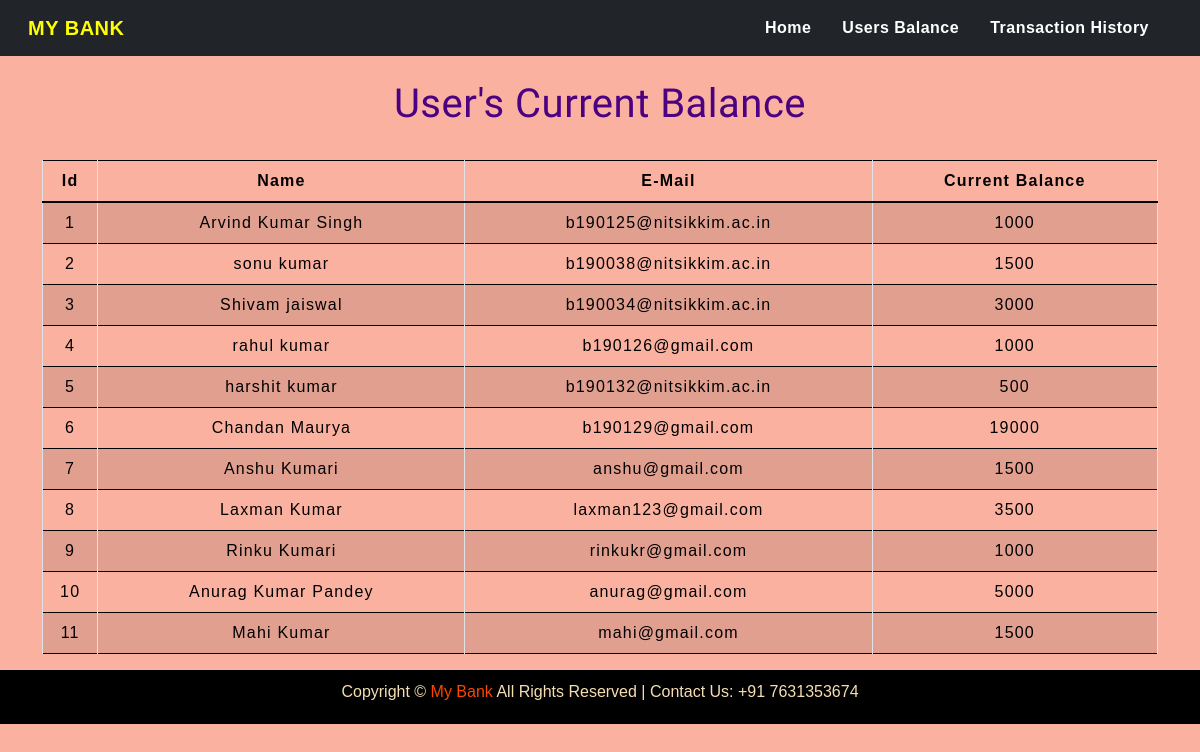
Before: /transfermoney.php with the older database file.
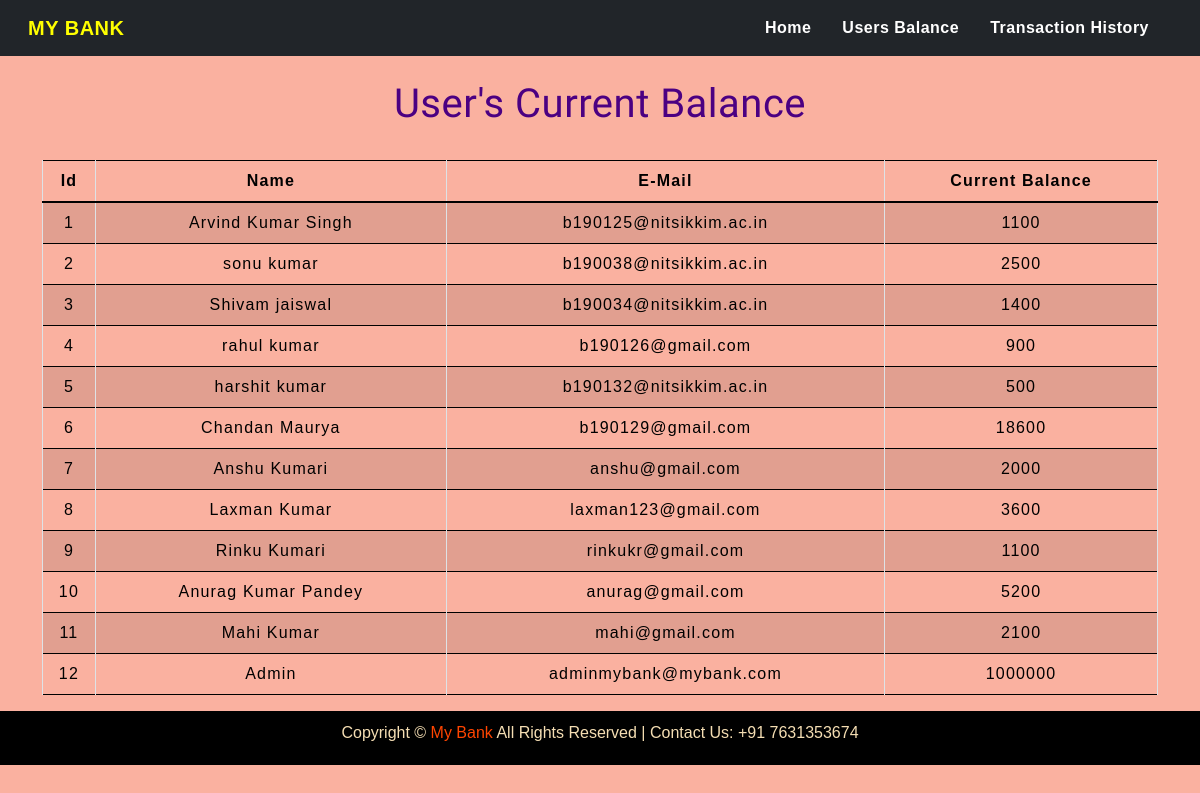
After: the same page with the newer database file.
### tables this page shows
CREATE TABLE `users` (
  `id` int(3) NOT NULL,
  `name` text NOT NULL,
  `email` varchar(30) NOT NULL,
  `balance` int(8) NOT NULL,
  `password` varchar(20) DEFAULT NULL
);

### transfermoney.php (the view, shortened to what this page needs)
<!DOCTYPE html>
<html lang="en">
<head>
    <link rel="stylesheet" href="https://stackpath.bootstrapcdn.com/bootstrap/4.5.2/css/bootstrap.min.css"
>
    <link href="https://cdn.jsdelivr.net/npm/bootstrap@5.0.2/dist/css/bootstrap.min.css" rel="stylesheet"
>
    <link rel="stylesheet" type="text/css" href="css/navbar.css">
    <link rel="stylesheet" type="text/css" href="css/table.css">
</head>
<body style="background-color : #fab1a0;">
<?php
    include 'config.php';
    $sql = "SELECT * FROM users";
    $result = mysqli_query($conn,$sql);
?>
<nav class="navbar navbar-expand-lg navbar-light bg-dark">
    <div class="container-fluid">
        <a class="navbar-brand" href="#"><b style="color:yellow;">MY BANK</b></a>
        <div class="collapse navbar-collapse" id="navbarContent">
            <ul class="navbar-nav">
            <li class="nav-item">
                <a class="nav-link" href="index.php" style="color : white;"><b>Home</b></a>
              </li>
              <li class="nav-item">
                <a class="nav-link" href="transfermoney.php" style="color : white;"><b>Users Balance</b></a>
              </li>
              <li class="nav-item">
                <a class="nav-link" href="transactionhistory.php" style="color : white;"><b>Transaction History</b></a>
              </li>
            </ul>
        </div>
    </div>
</nav>
<div class="container">
        <h2 class="text-center pt-4" style="color : indigo;">User's Current Balance</h2>
        <br>
            <div class="row">
                <div class="col">
                    <div class="table-responsive-sm">
                    <table class="table table-hover table-sm table-striped table-condensed table-bordered" style="border-color:black;">
                        <thead style="color : black;">
                            <tr>
                            <th scope="col" class="text-center py-2">Id</th>
                            <th scope="col" class="text-center py-2">Name</th>
                            <th scope="col" class="text-center py-2">E-Mail</th>
                            <th scope="col" class="text-center py-2">Current Balance</th>
                            </tr>
                        </thead>
                        <tbody>
                <?php
                    while($rows=mysqli_fetch_assoc($result)){
                ?>
                    <tr style="color : black;">
                        <td class="py-2"><?php echo $rows['id'] ?></td>
                        <td class="py-2"><?php echo $rows['name']?></td>
                        <td class="py-2"><?php echo $rows['email']?></td>
                        <td class="py-2"><?php echo $rows['balance']?></td>
                    </tr>
                <?php
                    }
                ?>
                        </tbody>
                    </table>
                    </div>
                </div>
            </div>
         </div>
<?php include 'footer.php';?>
</body>
</html>

### footer.php (shortened to what this page needs)
<footer style="
width:100%;
height:auto;
background:#000;
color: wheat;
text-align: center;
padding-top:10px ;
padding-bottom:4px ;
">
    <p> Copyright &copy <a style="text-decoration:none; color: orangered;" href="#">My Bank</a> All Rights Reserved | Contact Us: +91 7631353674</p>
</footer>

### css/navbar.css (style rules this page uses)
.nav-link { margin-right: 15px; color:#2F363F; letter-spacing: 0.5px; transition: 0.5s; }
.navbar-brand { color: #4C4B4B; letter-spacing: 0.5px; }
h2 { color: #4C4B4B; letter-spacing: 0.5px; font-family: raleway; }

### css/table.css (style rules this page uses)
* { padding: 0; margin: 0; box-sizing: border-box; font-family: sans-serif; }
h2 { font-size: 40px; }
table { letter-spacing: 1.2px; }
td { text-align: center; }

Changed rows visible on the page:
changed users "Arvind Kumar Singh": balance "1000" → "1100"
changed users "sonu kumar": balance "1500" → "2500"
changed users "Shivam jaiswal": balance "3000" → "1400"
changed users "rahul kumar": balance "1000" → "900"
changed users "Chandan Maurya": balance "19000" → "18600"
changed users "Anshu Kumari": balance "1500" → "2000"
changed users "Laxman Kumar": balance "3500" → "3600"
changed users "Rinku Kumari": balance "1000" → "1100"
changed users "Anurag Kumar Pandey": balance "5000" → "5200"
changed users "Mahi Kumar": balance "1500" → "2100"
added users: id "12", name "Admin", email "adminmybank@mybank.com", balance "1000000"
